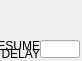
   <widget class="caFrame" name="caFrame_10">
    <property name="geometry">
     <rect>
      <x>295</x>
      <y>395</y>
      <width>82</width>
      <height>61</height>
     </rect>
    </property>
    <widget class="caChoice" name="caChoice_0">
     <property name="geometry">
      <rect>
       <x>0</x>
       <y>0</y>
       <width>80</width>
       <height>35</height>
      </rect>
     </property>
     <property name="channel" stdset="0">
      <string>$(P)scanPause.VAL</string>
     </property>
     <property name="foreground">
      <color>
       <red>0</red>
       <green>0</green>
       <blue>0</blue>
      </color>
     </property>
     <property name="background">
      <color>
       <red>238</red>
       <green>182</green>
       <blue>43</blue>
      </color>
     </property>
     <property name="colorMode">
      <enum>caChoice::Static</enum>
     </property>
    </widget>
    <widget class="caFrame" name="caFrame_11">
     <property name="geometry">
      <rect>
       <x>0</x>
       <y>40</y>
       <width>82</width>
       <height>21</height>
      </rect>
     </property>
     <widget class="caLabel" name="caLabel_63">
      <property name="geometry">
       <rect>
        <x>0</x>
        <y>1</y>
        <width>40</width>
        <height>10</height>
       </rect>
      </property>
      <property name="frameShape">
       <enum>QFrame::NoFrame</enum>
      </property>
      <property name="text">
       <string>RESUME</string>
      </property>
      <property name="alignment">
       <set>Qt::AlignAbsolute|Qt::AlignRight|Qt::AlignTrailing|Qt::AlignVCenter</set>
      </property>
      <property name="fontScaleMode">
       <enum>ESimpleLabel::Height</enum>
      </property>
      <property name="foreground">
       <color>
        <red>0</red>
        <green>0</green>
        <blue>0</blue>
       </color>
      </property>
      <property name="background">
       <color alpha="0">
        <red>0</red>
        <green>0</green>
        <blue>0</blue>
       </color>
      </property>
     </widget>
     <widget class="caLabel" name="caLabel_64">
      <property name="geometry">
       <rect>
        <x>0</x>
        <y>9</y>
        <width>40</width>
        <height>10</height>
       </rect>
      </property>
      <property name="frameShape">
       <enum>QFrame::NoFrame</enum>
      </property>
      <property name="text">
       <string>DELAY</string>
      </property>
      <property name="alignment">
       <set>Qt::AlignAbsolute|Qt::AlignRight|Qt::AlignTrailing|Qt::AlignVCenter</set>
      </property>
      <property name="fontScaleMode">
       <enum>ESimpleLabel::Height</enum>
      </property>
      <property name="foreground">
       <color>
        <red>0</red>
        <green>0</green>
        <blue>0</blue>
       </color>
      </property>
      <property name="background">
       <color alpha="0">
        <red>0</red>
        <green>0</green>
        <blue>0</blue>
       </color>
      </property>
     </widget>
     <widget class="caTextEntry" name="caTextEntry_32">
      <property name="geometry">
       <rect>
        <x>40</x>
        <y>0</y>
        <width>40</width>
        <height>18</height>
       </rect>
      </property>
      <property name="channel" stdset="0">
       <string>$(P)scanResumeSEQ.DLY1</string>
      </property>
      <property name="foreground">
       <color>
        <red>0</red>
        <green>0</green>
        <blue>0</blue>
       </color>
      </property>
      <property name="background">
       <color>
        <red>238</red>
        <green>182</green>
        <blue>43</blue>
       </color>
      </property>
      <property name="colorMode">
       <enum>caLineEdit::Static</enum>
      </property>
      <property name="precisionMode">
       <enum>caLineEdit::Channel</enum>
      </property>
      <property name="limitsMode">
       <enum>caLineEdit::Channel</enum>
      </property>
      <property name="maxValue">
       <double>1.000000000000000</double>
      </property>
      <property name="minValue">
       <double>0.000000000000000</double>
      </property>
      <property name="fontScaleMode">
       <enum>caLineEdit::Height</enum>
      </property>
      <property name="formatType">
       <enum>caLineEdit::decimal</enum>
      </property>
     </widget>
    </widget>
   </widget>
